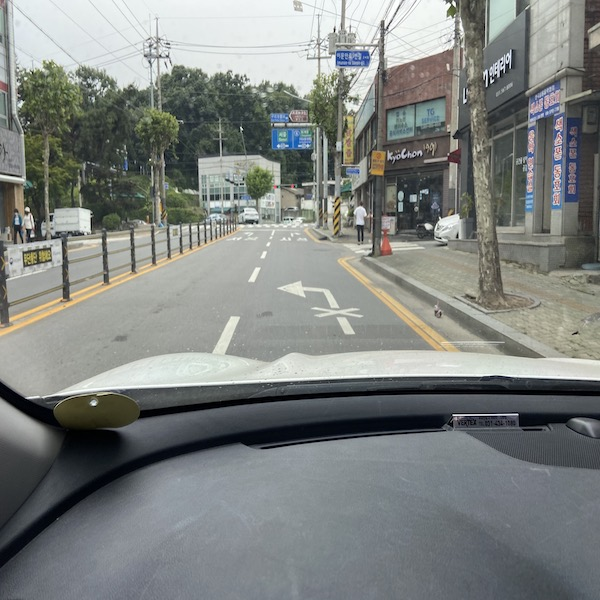
#> input picture 차선 감지 소스/straight22.jpg, 600 x 600 px
$ python '10 line.py'
#> lines starting #> are read from the running program, lines starting #| are printed output that depends on the picture; after the words box and inside, x2 and y2 are one past the last pixel; in counts of white or black regions, pixels touching at a corner belong together
### 차선 감지 소스/doImage.py
import numpy as np
import cv2 as cv
from matplotlib import pyplot as plt
# import matplotlib.pyplot as plt


def myShow(title,  img):
    cv.imshow(title, img)
    key = cv.waitKey(0)
    if key & 0xFF == 27:
        cv.destroyAllWindows()
        exit(0)
    elif key == ord('d') or key == ord('D'):
        cv.destroyWindow(title)
    elif key == ord('s') or key == ord('S'):
        cv.imgwrite(title+".jpg", img)
        cv.destroyWindow(title)
    else:
        pass


# [15 lines left out: functions myPltShow, myDrawLine, not called in this run]

### 차선 감지 소스/10 line.py
'''
Gray -> Canny -> HoughLine

'''
import cv2 as cv
import numpy as np
from doImage import *
from math import *

fileName = 'straight22'

img = cv.imread(fileName+'.jpg')
#> img is the input picture: shape (600, 600, 3); mean B, G, R 128, 130.6, 126.8

# Gray
imgGray = cv.imread(fileName+'.jpg', 0)
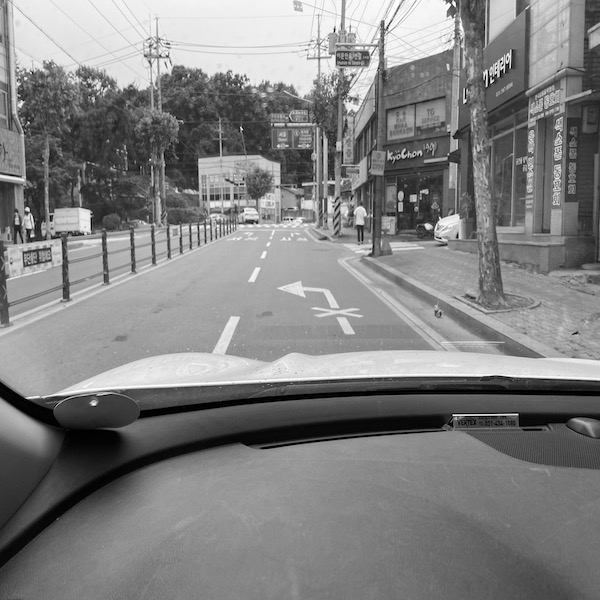
#> imgGray: shape (600, 600); min 0, max 255, mean 129.2

# Canny
edges = cv.Canny(imgGray, 50, 350)
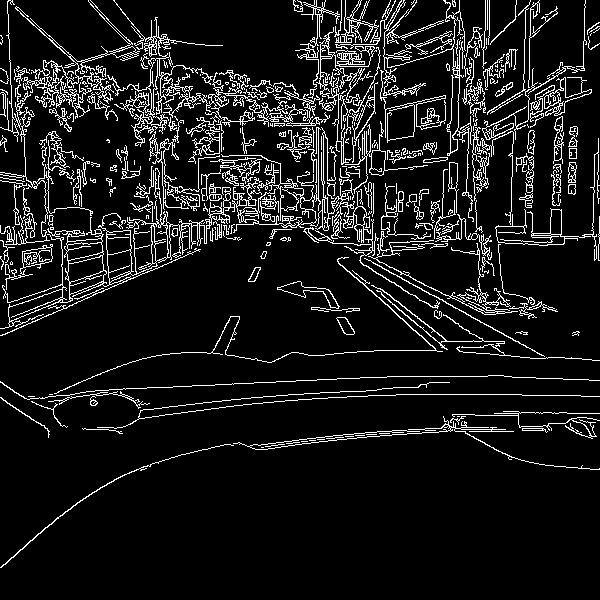
#> edges: shape (600, 600); 9.7% white in thin lines or dots
myShow(fileName+'_Canny', edges)
#> (key Esc is pressed here)
#> (the program exits here)

$ run again, with 차선 감지 소스/curved.jpg copied over 차선 감지 소스/straight22.jpg
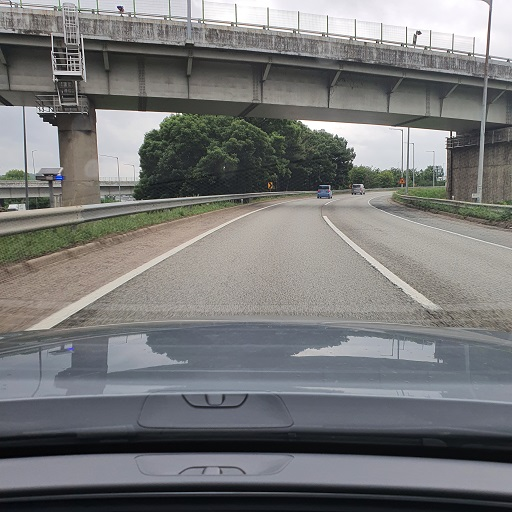
#> input picture 차선 감지 소스/curved.jpg, 512 x 512 px
#> img is the input picture: shape (512, 512, 3); mean B, G, R 120.1, 120, 119.5
#> `edges = cv.Canny(imgGray, 50, 350)`:
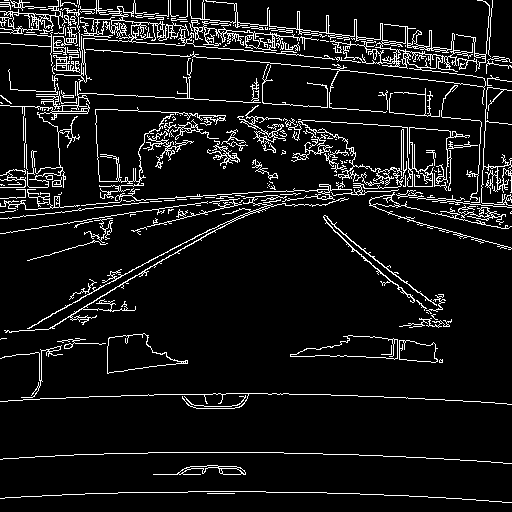
#> edges: shape (512, 512); 8.2% white in thin lines or dots

$ run again, with 차선 감지 소스/curved22.jpg copied over 차선 감지 소스/straight22.jpg
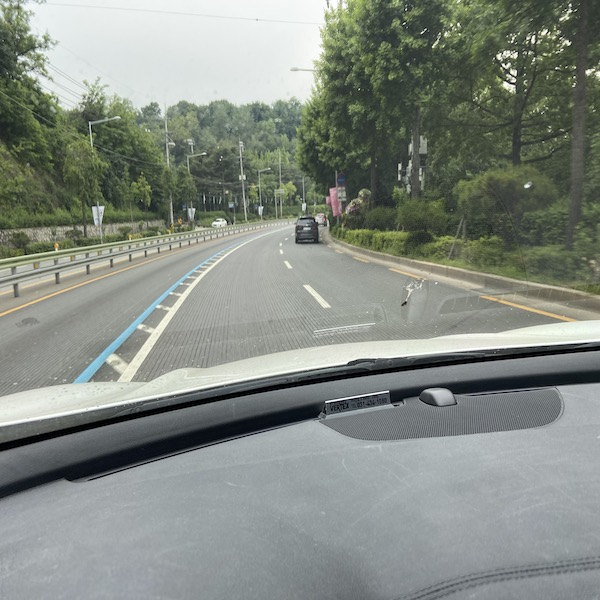
#> input picture 차선 감지 소스/curved22.jpg, 600 x 600 px
#> img is the input picture: shape (600, 600, 3); mean B, G, R 130.8, 138.6, 132.3
#> `imgGray = cv.imread(fileName+'.jpg', 0)`:
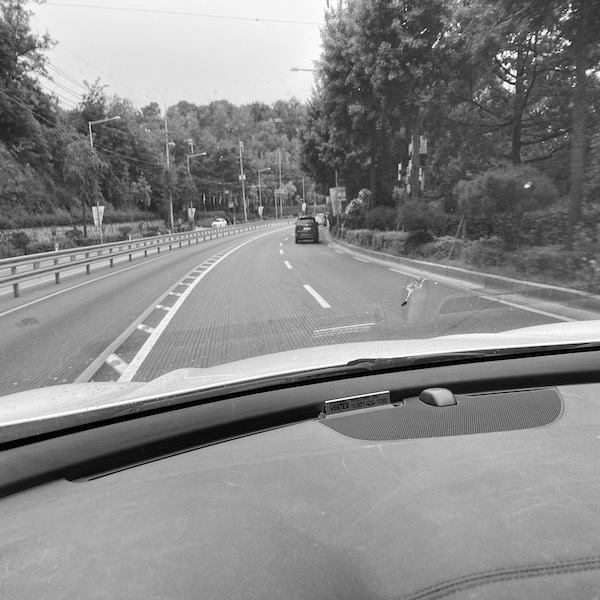
#> imgGray: shape (600, 600); min 0, max 255, mean 135.9
#> `edges = cv.Canny(imgGray, 50, 350)`:
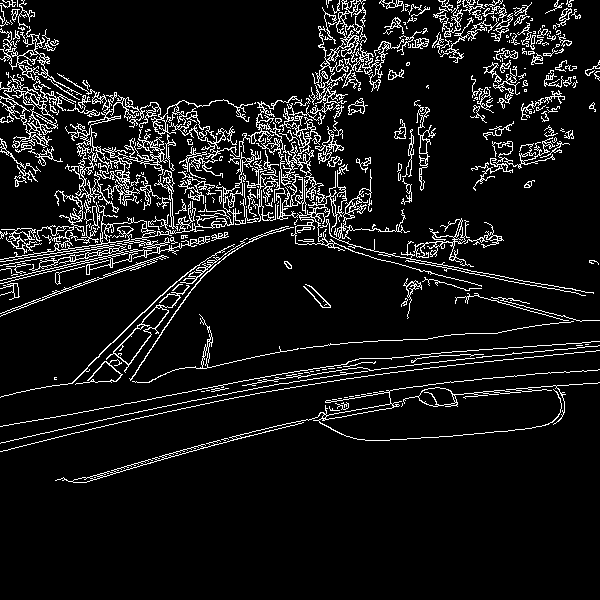
#> edges: shape (600, 600); 8.6% white in thin lines or dots, all inside (x1, y1, x2, y2) = (0, 0, 600, 483)

$ run again, with 차선 감지 소스/express.jpg copied over 차선 감지 소스/straight22.jpg
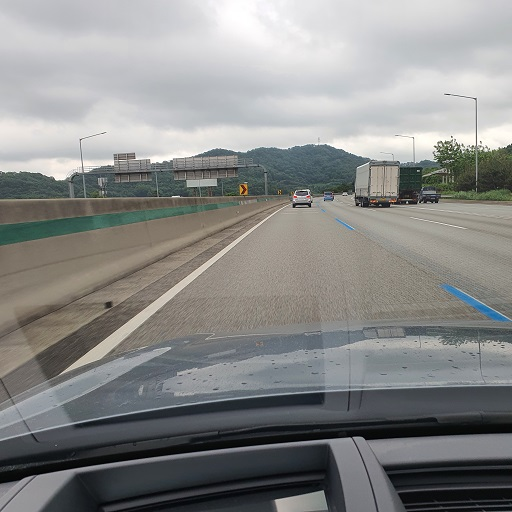
#> input picture 차선 감지 소스/express.jpg, 512 x 512 px
#> img is the input picture: shape (512, 512, 3); mean B, G, R 136.5, 137.8, 137.1
#> `edges = cv.Canny(imgGray, 50, 350)`:
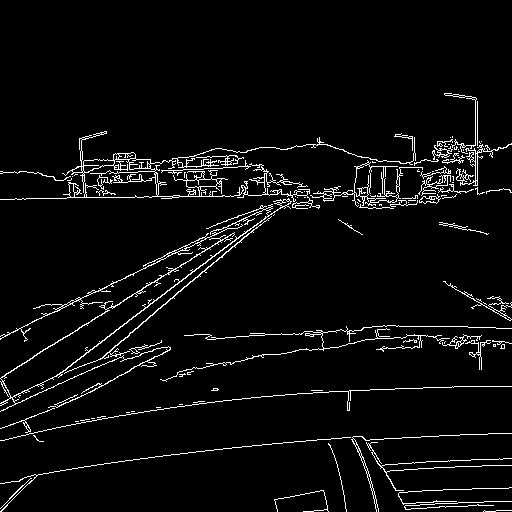
#> edges: shape (512, 512); 4.5% white in thin lines or dots, all inside (x1, y1, x2, y2) = (0, 93, 512, 512)
